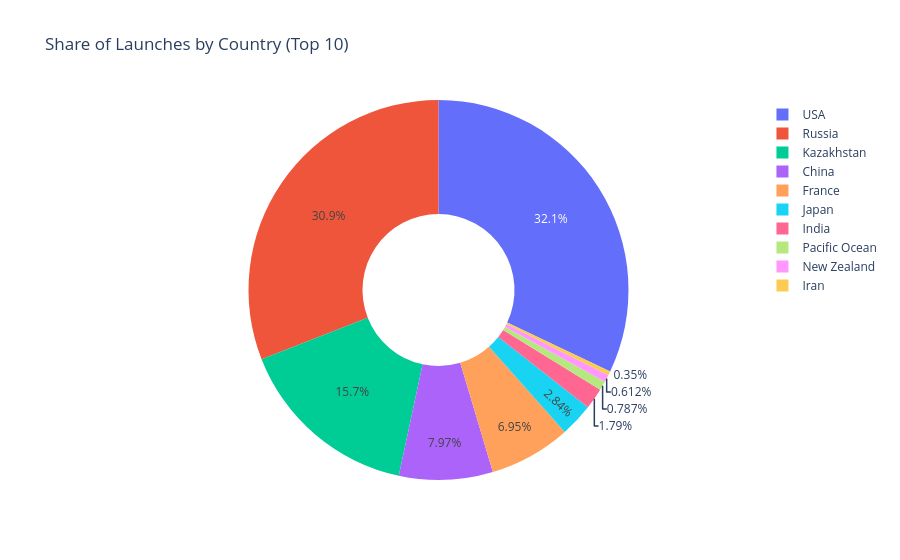

The notebook cell this image was saved under:
### Markdown cell above
## 7. Launch Countries — Who Dominates?

### Code cell
country_counts = df['country'].value_counts().head(10).reset_index()
country_counts.columns = ['country', 'launches']

fig = px.pie(country_counts, values='launches', names='country',
             title='Share of Launches by Country (Top 10)',
             hole=0.4)
fig.show()

### Figure 1 — Plotly figure (JSON) as saved in the notebook; plotly's stock layout.template omitted (floating-point values rounded to 4 significant figures)
{"data": [{"domain": {"x": [0, 1], "y": [0, 1]}, "hole": 0.4, "hovertemplate": "country=%{label}<br>launches=%{value}<extra></extra>", "labels": ["USA", "Russia", "Kazakhstan", "China", "France", "Japan", "India", "Pacific Ocean", "New Zealand", "Iran"], "legendgroup": "", "name": "", "showlegend": true, "type": "pie", "values": [1467, 1416, 719, 365, 318, 130, 82, 36, 28, 16]}], "layout": {"legend": {"tracegroupgap": 0}, "title": {"text": "Share of Launches by Country (Top 10)"}}}
